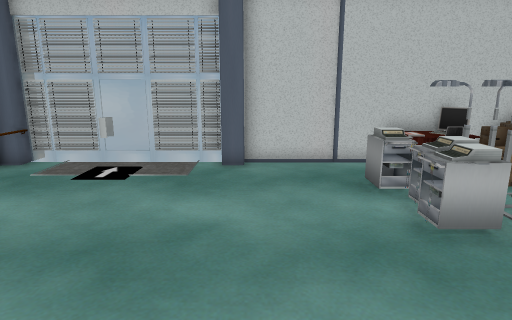
View 1 (above)

13 first-person views from a walk through a Unity game level. The camera is 1.3 m above the floor, tilts 12° down and sees 75° across. The floor is counted in squares, 0.5 m on a side. Each view is taken from the middle of a square. On the plan, view 1 faces up. The plan holds only what a view shows up to about 20 squares ahead; the rest is blank. The player is left out. Some animated figures are not drawn.

View 2
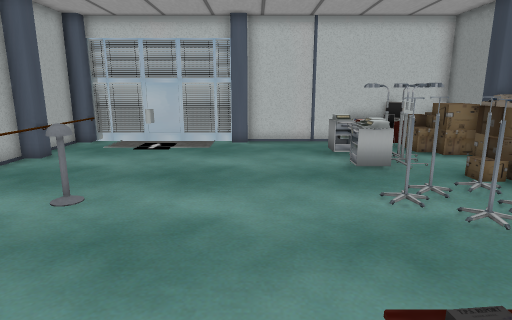

View 3
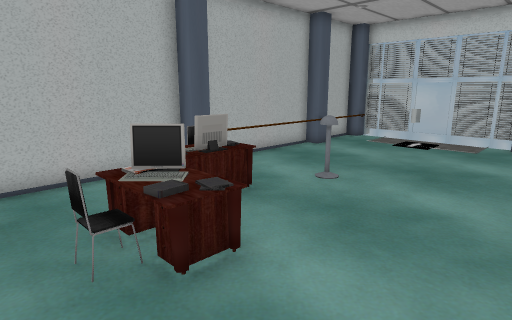

View 4
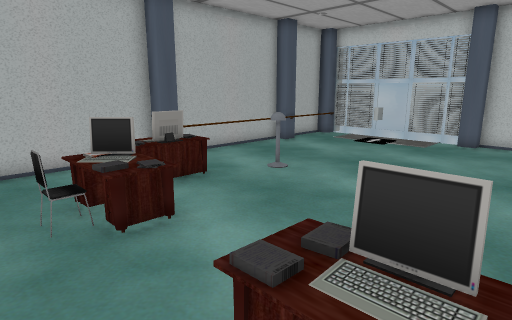

View 5
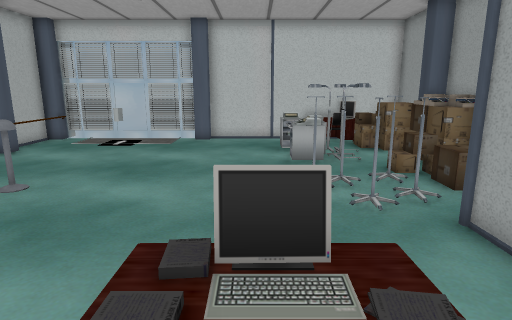

View 6
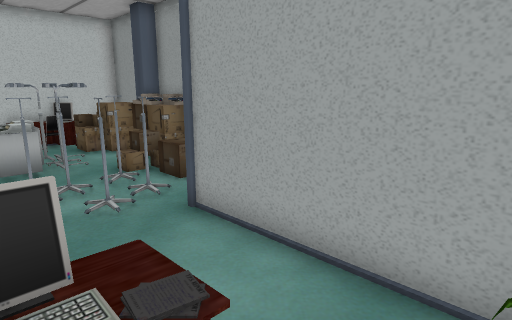

View 7
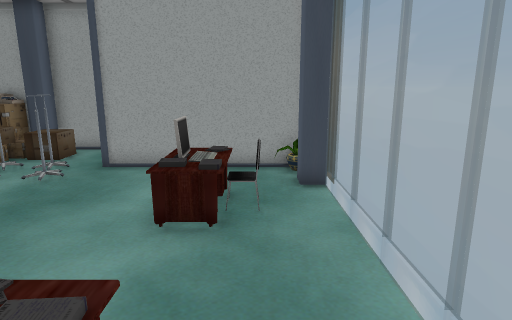

View 8
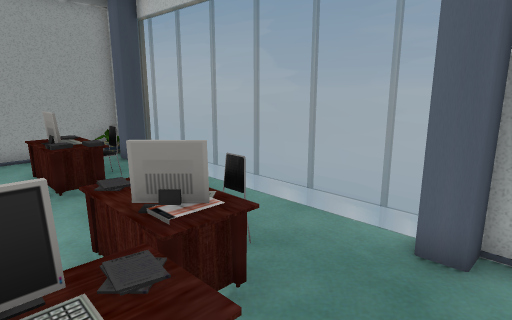

View 9
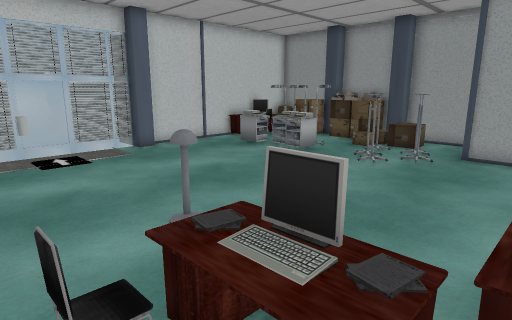

View 10
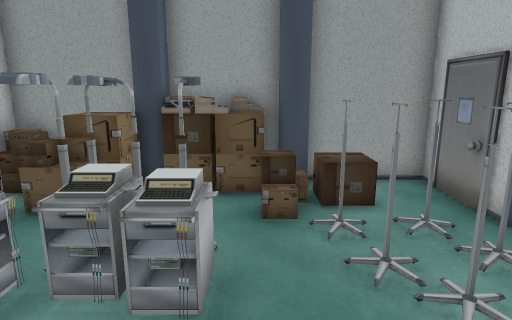

View 11
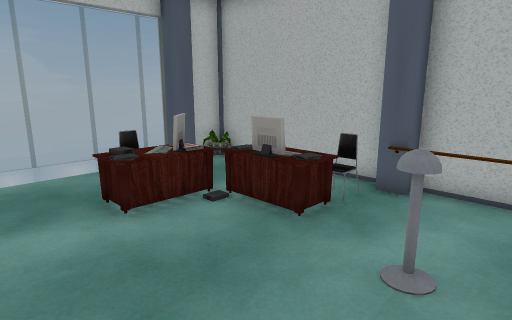

View 12
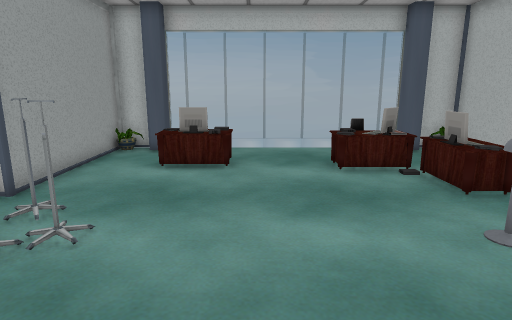

View 13
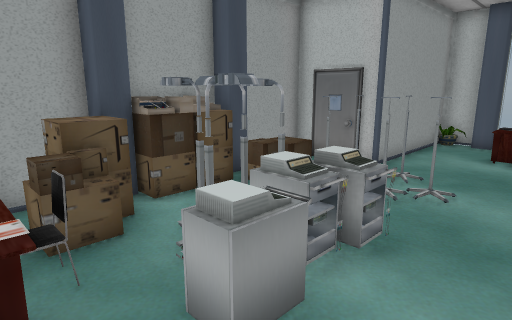

### Floor plan
Key: @ floor where view 1 was taken; # wall or solid block; x gap in a wall; . floor; = window, fence, low wall or low ledge; ^ raised ledge; T thing the floor can be seen under or through; O other object.
Columns run from 9 left of view 1 to 9 right of it. Each row starts with its distance up from view 1.
 13  #      #
 12  #==#===######^^###
 11  #............^^^^^
 10   .............^^^^
  9   ..........== ###=
  8 ##..........=###==#
  7 #=..........=^## ^^
  6 # ..........=^##.^^
  5   ...........=...^#
  4   ...............##
  3   ..==......=TTT.O#
  2   ..==......TTTT..#
  1 ##.............. ##
  0 ##=^^....@.....##
 -1 #..^=..........#
 -2 #..^^..........#
 -3 #...x^^...^^^..#
 -4 #...==^...^^^..#
 -5 #....=.....x=..#
 -6 #.##.........###
 -7 ###===#=#==#=##

Where each view was taken, in squares from view 1:
view 1: 0 up, 0 right, facing up
view 2: 5 down, 0 right, facing up
view 3: 6 down, 1 right, facing up-left
view 4: 6 down, 3 right, facing up-left
view 5: 6 down, 2 right, facing up
view 6: 6 down, 2 right, facing up-right
view 7: 5 down, 5 left, facing right
view 8: 1 down, 8 left, facing down-right
view 9: 3 down, 8 left, facing up-right
view 10: 5 up, 0 right, facing right
view 11: 4 up, 0 right, facing down-left
view 12: 8 up, 0 right, facing down
view 13: 11 up, 1 right, facing down-right
